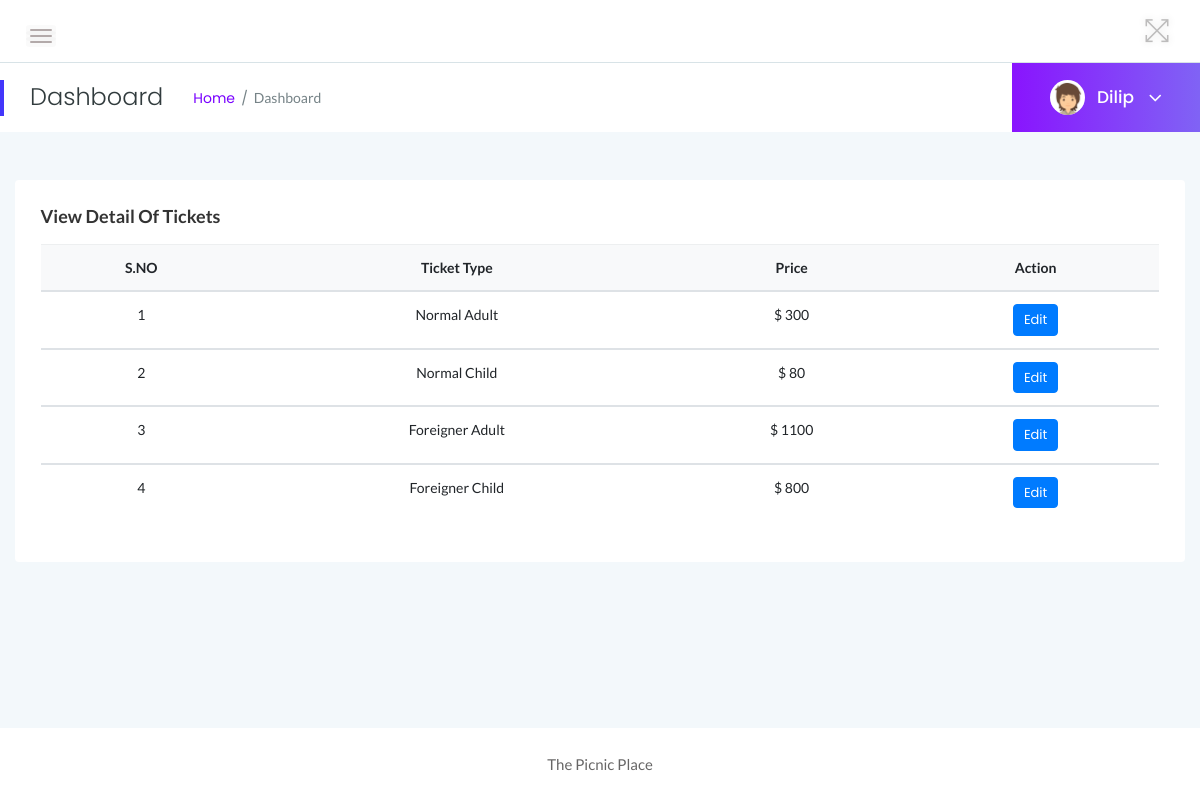
Page /admin/manage-ticket.php (signed in) on the committed database.
### tables this page shows
CREATE TABLE `tbltickettype` (
  `ID` int(10) NOT NULL,
  `TicketType` varchar(200) DEFAULT NULL,
  `Price` varchar(50) DEFAULT NULL,
  `CreationDate` timestamp NULL DEFAULT current_timestamp()
);

### admin/manage-ticket.php (the view, shortened to what this page needs)
<?php
include('includes/dbconnection.php');
if (strlen($_SESSION['zmsaid']==0)) {
  header('location:logout.php');
  } else{
?>
<!doctype html>
<html class="no-js" lang="en">
<head>
    <link rel="stylesheet" href="assets/css/bootstrap.min.css">
    <link rel="stylesheet" href="assets/css/font-awesome.min.css">
    <link rel="stylesheet" href="assets/css/themify-icons.css">
    <link rel="stylesheet" href="assets/css/metisMenu.css">
    <link rel="stylesheet" href="assets/css/owl.carousel.min.css">
    <link rel="stylesheet" href="assets/css/slicknav.min.css">
    <link rel="stylesheet" href="https://www.amcharts.com/lib/3/plugins/export/export.css" type="text/css" media="all" />
    <link rel="stylesheet" type="text/css" href="https://cdn.datatables.net/1.10.19/css/jquery.dataTables.css">
    <link rel="stylesheet" type="text/css" href="https://cdn.datatables.net/1.10.18/css/dataTables.bootstrap4.min.css">
    <link rel="stylesheet" type="text/css" href="https://cdn.datatables.net/responsive/2.2.3/css/responsive.bootstrap.min.css">
    <link rel="stylesheet" type="text/css" href="https://cdn.datatables.net/responsive/2.2.3/css/responsive.jqueryui.min.css">
    <link rel="stylesheet" href="assets/css/typography.css">
    <link rel="stylesheet" href="assets/css/default-css.css">
    <link rel="stylesheet" href="assets/css/styles.css">
    <link rel="stylesheet" href="assets/css/responsive.css">
</head>
<body>
    <div class="page-container">
        <div class="main-content">
          <?php include_once('includes/header.php');?>
            <?php include_once('includes/pagetitle.php');?>
            <div class="main-content-inner">
                <div class="row">
                    <div class="col-12 mt-5">
                        <div class="card">
                            <div class="card-body">
                                <h4 class="header-title">View Detail of Tickets</h4>
                                <div class="data-tables">
                <table class="table text-center">
                                        <thead class="bg-light text-capitalize">
                                            <tr>
                                                <th>S.NO</th>
                                                <th>Ticket Type</th>
                                                <th>Price</th>
                                                <th>Action</th>
                                            </tr>
                                        </thead>
                                         <?php
$ret=mysqli_query($con,"select * from tbltickettype");
$cnt=1;
while ($row=mysqli_fetch_array($ret)) {
?>
                                        <tbody>
          <tr data-expanded="true">
            <td><?php echo $cnt;?></td>
                  <td><?php  echo $row['TicketType'];?></td>
                  <td> $ <?php  echo $row['Price'];?></td>
                  <td><a href="edit-ticket.php?editid=<?php echo $row['ID'];?>" class="btn btn-primary btn-xs">Edit</a>
                </tr>
                <?php
$cnt=$cnt+1;
}?>
 </tbody>
                                    </table>
                                </div>
                            </div>
                        </div>
                    </div>
                </div>
            </div>
        </div>
        <?php include_once('includes/footer.php');?>
    </div>
</body>
</html>
<?php }  ?>

### admin/includes/pagetitle.php (shortened to what this page needs)
<?php
include('includes/dbconnection.php');
?>
<div class="page-title-area">
                <div class="row align-items-center">
                    <div class="col-sm-6">
                        <div class="breadcrumbs-area clearfix">
                            <h4 class="page-title pull-left">Dashboard</h4>
                            <ul class="breadcrumbs pull-left">
                                <li><a href="dashboard.php">Home</a></li>
                                <li><span>Dashboard</span></li>
                            </ul>
                        </div>
                    </div>
                    <div class="col-sm-6 clearfix">
                        <div class="user-profile pull-right">
                            <img class="avatar user-thumb" src="assets/images/author/avatar.png" alt="avatar">
                            <?php
$adid=$_SESSION['zmsaid'];
$ret=mysqli_query($con,"select AdminName from tbladmin where ID='$adid'");
$row=mysqli_fetch_array($ret);
$name=$row['AdminName'];
?>
                            <h4 class="user-name dropdown-toggle" data-toggle="dropdown"><?php echo $name; ?> <i class="fa fa-angle-down"></i></h4>
                        </div>
                    </div>
                </div>
            </div>

### admin/assets/css/styles.css (style rules this page uses)
.page-container { width: 100%; height: 100%; min-height: 100vh; padding-left: 280px; -webkit-transition: padding-left 0.3s ease 0s; transition: padding-left 0.3s ease 0s; }
.card { border: none; border-radius: 4px; background-color: #fff; -webkit-transition: all 0.3s ease 0s; transition: all 0.3s ease 0s; }
.card-body { padding: 25.6px; padding: 1.6rem; }
.main-content { width: 100%; background: #f3f8fb; }
.main-content-inner { padding: 0 30px 50px; }
.page-title-area { padding: 0 30px; background: #fff; position: relative; }
.page-title-area:before { content: ""; position: absolute; left: 0; top: 50%; width: 4px; height: 36px; background: var(--primary-color); -webkit-transform: translateY(-50%); transform: translateY(-50%); }
.page-title { font-size: 24px; font-weight: 300; color: #313b3d; letter-spacing: 0; margin-right: 30px; }
ul.breadcrumbs { margin-top: 4px; }
.breadcrumbs li { display: inline-block; }
.breadcrumbs li a, .breadcrumbs li span { display: block; font-size: 14px; font-weight: 400; color: #7801ff; letter-spacing: 0; margin-right: 16px; position: relative; }
.breadcrumbs li a:before { content: "/"; color: #768387; position: absolute; right: -13px; top: 0; }
.breadcrumbs li span { margin-right: 0; color: #768387; text-transform: capitalize; }
.user-profile { margin-right: -30px; display: -webkit-box; display: -ms-flexbox; display: flex; -webkit-box-align: center; -ms-flex-align: center; align-items: center; -ms-flex-wrap: wrap; flex-wrap: wrap; background: -webkit-linear-gradient(left, #8914fe 0%, #8063f5 100%); background: linear-gradient(to right, #8914fe 0%, #8063f5 100%); padding: 17px 38px; position: relative; }
.user-profile img.avatar { height: 35px; width: 35px; border-radius: 50%; margin-right: 12px; }
.user-name { font-size: 17px; font-weight: 500; color: #fff; letter-spacing: 0; cursor: pointer; -webkit-user-select: none; -moz-user-select: none; -ms-user-select: none; user-select: none; }
.user-name i { margin-left: 10px; font-size: 21px; vertical-align: middle; position: relative; }
.notification-area .dropdown-toggle, .user-name.dropdown-toggle { position: relative; }
.notification-area .dropdown-toggle:after, .user-name.dropdown-toggle:after { display: none; }
.header-title { font-family: "Lato", sans-serif; font-size: 18px; font-weight: 600; letter-spacing: 0; color: #333; text-transform: capitalize; margin-bottom: 17px; }
.btn { padding: 11px 17px; font-size: 13px; letter-spacing: 0; }
.btn-xs { padding: 5px 10px; }
table tr th { border-bottom: none; }
table tr th, table tr td { border-top: 1px solid rgba(120, 130, 140, 0.13) !important; }

### admin/assets/css/responsive.css (style rules this page uses)
@media (min-width: 1200px) and (max-width: 1364px) { .main-content-inner { padding: 0 15px 50px; } }
@media (min-width: 1200px) and (max-width: 1364px) { .page-container, .sbar_collapsed.page-container { padding-left: 0; } }

### rows in the picture
tbltickettype: TicketType "Normal Adult", Price "300"
tbltickettype: TicketType "Normal Child", Price "80"
tbltickettype: TicketType "Foreigner Adult", Price "1100"
tbltickettype: TicketType "Foreigner Child", Price "800"

### other values in the picture
$name "Dilip"
